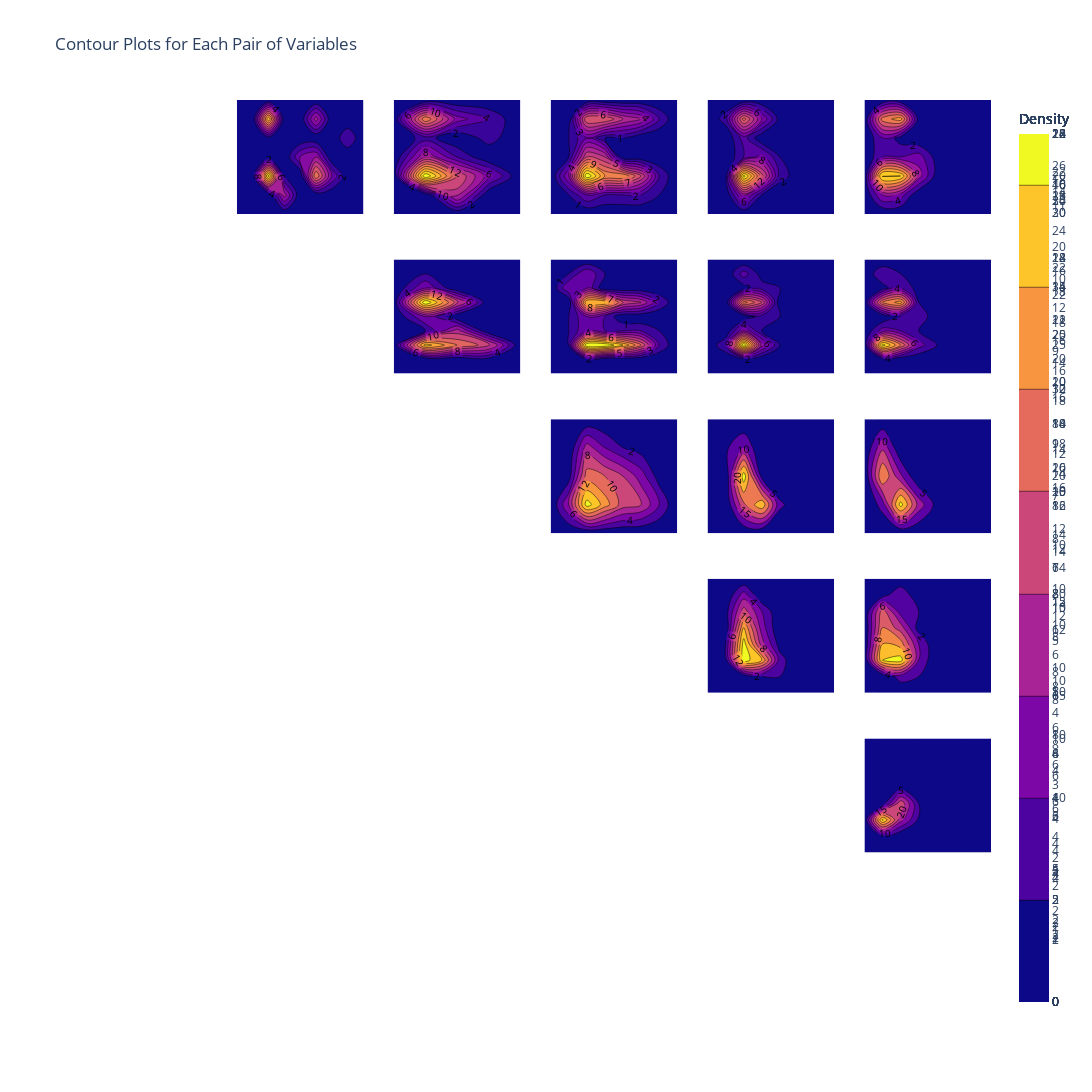

Here is the notebook cell this chart was saved with:
### Code cell
# Assuming df and X_columns are defined
X_columns = ['anchor_ratio', 'trans_range', 'node_density', 'iterations', 'ale', 'sd_ale']

# Create subplots grid (number of rows and columns based on X_columns length)
fig = sp.make_subplots(rows=len(X_columns), cols=len(X_columns), shared_xaxes=True, shared_yaxes=True)

# Generate contour plots for each pair of variables
for i, var1 in enumerate(X_columns):
    for j, var2 in enumerate(X_columns):
        if i < j:  # Only create contour plots for lower triangle (i < j)
            contour = go.Histogram2dContour(
                x=df[var2], 
                y=df[var1], 
                colorscale='Plasma', 
                contours=dict(showlabels=True, labelfont=dict(size=10)),
                colorbar=dict(title="Density")
            )
            fig.add_trace(contour, row=i+1, col=j+1)
        else:
            fig.update_xaxes(visible=False, row=i+1, col=j+1)
            fig.update_yaxes(visible=False, row=i+1, col=j+1)

# Update layout
fig.update_layout(
    title="Contour Plots for Each Pair of Variables", 
    height=1200, 
    width=1200, 
    showlegend=False
)

# Show the plot
fig.show()
